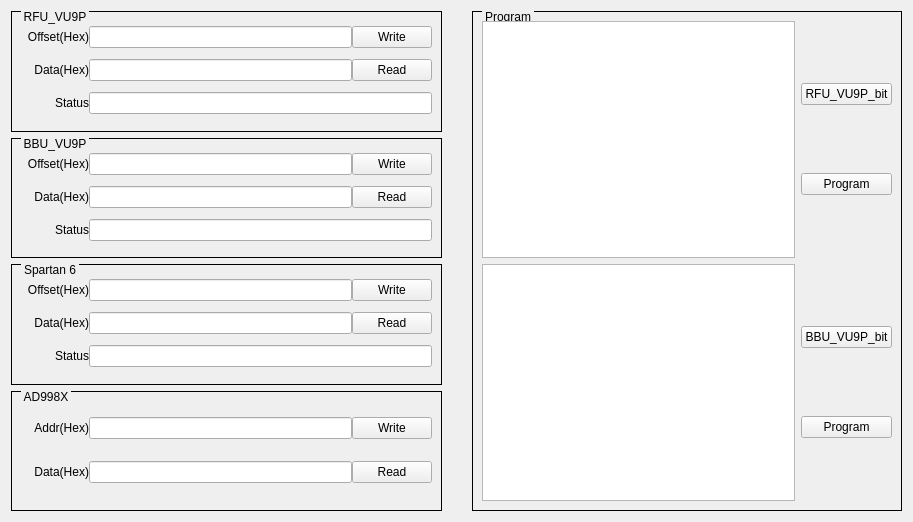
<?xml version="1.0" encoding="UTF-8"?>
<ui version="4.0">
 <class>Q_SP9500X_FPGA_Widget</class>
 <widget class="QWidget" name="Q_SP9500X_FPGA_Widget">
  <property name="geometry">
   <rect>
    <x>0</x>
    <y>0</y>
    <width>913</width>
    <height>522</height>
   </rect>
  </property>
  <property name="windowTitle">
   <string>Dialog</string>
  </property>
  <layout class="QHBoxLayout" name="horizontalLayout_10">
   <item>
    <layout class="QVBoxLayout" name="verticalLayout_6" stretch="0,0,0,0">
     <item>
      <widget class="QGroupBox" name="groupBox">
       <property name="styleSheet">
        <string notr="true">QGroupBox{ border:1px solid black; margin-top:0.5ex; }
QGroupBox::title { subcontrol-origin:margin; subcontrol-position:top left; top:-1px; left:10px; margin-left: 0px; padding:0 1px; }</string>
       </property>
       <property name="title">
        <string>RFU_VU9P</string>
       </property>
       <layout class="QVBoxLayout" name="verticalLayout">
        <item>
         <layout class="QHBoxLayout" name="horizontalLayout">
          <property name="spacing">
           <number>0</number>
          </property>
          <item>
           <widget class="QLabel" name="label">
            <property name="minimumSize">
             <size>
              <width>68</width>
              <height>0</height>
             </size>
            </property>
            <property name="text">
             <string>Offset(Hex)</string>
            </property>
            <property name="alignment">
             <set>Qt::AlignRight|Qt::AlignTrailing|Qt::AlignVCenter</set>
            </property>
           </widget>
          </item>
          <item>
           <widget class="QLineEdit" name="lineEditOffsetRFU_V9"/>
          </item>
          <item>
           <widget class="QPushButton" name="pushButtonWriteRFU_V9">
            <property name="text">
             <string>Write</string>
            </property>
           </widget>
          </item>
         </layout>
        </item>
        <item>
         <layout class="QHBoxLayout" name="horizontalLayout_2">
          <property name="spacing">
           <number>0</number>
          </property>
          <item>
           <widget class="QLabel" name="label_2">
            <property name="minimumSize">
             <size>
              <width>68</width>
              <height>0</height>
             </size>
            </property>
            <property name="text">
             <string>Data(Hex)</string>
            </property>
            <property name="alignment">
             <set>Qt::AlignRight|Qt::AlignTrailing|Qt::AlignVCenter</set>
            </property>
           </widget>
          </item>
          <item>
           <widget class="QLineEdit" name="lineEditDataRFU_V9"/>
          </item>
          <item>
           <widget class="QPushButton" name="pushButtonReadRFU_V9">
            <property name="text">
             <string>Read</string>
            </property>
           </widget>
          </item>
         </layout>
        </item>
        <item>
         <layout class="QHBoxLayout" name="horizontalLayout_5">
          <property name="spacing">
           <number>0</number>
          </property>
          <item>
           <widget class="QLabel" name="label_3">
            <property name="minimumSize">
             <size>
              <width>68</width>
              <height>0</height>
             </size>
            </property>
            <property name="text">
             <string>Status</string>
            </property>
            <property name="alignment">
             <set>Qt::AlignRight|Qt::AlignTrailing|Qt::AlignVCenter</set>
            </property>
           </widget>
          </item>
          <item>
           <widget class="QLineEdit" name="lineEditStatusRFU_V9">
            <property name="readOnly">
             <bool>true</bool>
            </property>
           </widget>
          </item>
         </layout>
        </item>
       </layout>
      </widget>
     </item>
     <item>
      <widget class="QGroupBox" name="groupBox_2">
       <property name="styleSheet">
        <string notr="true">QGroupBox{ border:1px solid black; margin-top:0.5ex; }
QGroupBox::title { subcontrol-origin:margin; subcontrol-position:top left; top:-1px; left:10px; margin-left: 0px; padding:0 1px; }</string>
       </property>
       <property name="title">
        <string>BBU_VU9P</string>
       </property>
       <layout class="QVBoxLayout" name="verticalLayout_2">
        <item>
         <layout class="QHBoxLayout" name="horizontalLayout_3">
          <property name="spacing">
           <number>0</number>
          </property>
          <item>
           <widget class="QLabel" name="label_4">
            <property name="minimumSize">
             <size>
              <width>68</width>
              <height>0</height>
             </size>
            </property>
            <property name="text">
             <string>Offset(Hex)</string>
            </property>
            <property name="alignment">
             <set>Qt::AlignRight|Qt::AlignTrailing|Qt::AlignVCenter</set>
            </property>
           </widget>
          </item>
          <item>
           <widget class="QLineEdit" name="lineEditOffsetBBU_V9"/>
          </item>
          <item>
           <widget class="QPushButton" name="pushButtonWriteBBU_V9">
            <property name="text">
             <string>Write</string>
            </property>
           </widget>
          </item>
         </layout>
        </item>
        <item>
         <layout class="QHBoxLayout" name="horizontalLayout_4">
          <property name="spacing">
           <number>0</number>
          </property>
          <item>
           <widget class="QLabel" name="label_5">
            <property name="minimumSize">
             <size>
              <width>68</width>
              <height>0</height>
             </size>
            </property>
            <property name="text">
             <string>Data(Hex)</string>
            </property>
            <property name="alignment">
             <set>Qt::AlignRight|Qt::AlignTrailing|Qt::AlignVCenter</set>
            </property>
           </widget>
          </item>
          <item>
           <widget class="QLineEdit" name="lineEditDataBBU_V9"/>
          </item>
          <item>
           <widget class="QPushButton" name="pushButtonReadBBU_V9">
            <property name="text">
             <string>Read</string>
            </property>
           </widget>
          </item>
         </layout>
        </item>
        <item>
         <layout class="QHBoxLayout" name="horizontalLayout_6">
          <property name="spacing">
           <number>0</number>
          </property>
          <item>
           <widget class="QLabel" name="label_6">
            <property name="minimumSize">
             <size>
              <width>68</width>
              <height>0</height>
             </size>
            </property>
            <property name="text">
             <string>Status</string>
            </property>
            <property name="alignment">
             <set>Qt::AlignRight|Qt::AlignTrailing|Qt::AlignVCenter</set>
            </property>
           </widget>
          </item>
          <item>
           <widget class="QLineEdit" name="lineEditStatusBBU_V9">
            <property name="readOnly">
             <bool>true</bool>
            </property>
           </widget>
          </item>
         </layout>
        </item>
       </layout>
      </widget>
     </item>
     <item>
      <widget class="QGroupBox" name="groupBox_5">
       <property name="styleSheet">
        <string notr="true">QGroupBox{ border:1px solid black; margin-top:0.5ex; }
QGroupBox::title { subcontrol-origin:margin; subcontrol-position:top left; top:-1px; left:10px; margin-left: 0px; padding:0 1px; }</string>
       </property>
       <property name="title">
        <string>Spartan 6</string>
       </property>
       <layout class="QVBoxLayout" name="verticalLayout_3">
        <item>
         <layout class="QHBoxLayout" name="horizontalLayout_7">
          <property name="spacing">
           <number>0</number>
          </property>
          <item>
           <widget class="QLabel" name="label_10">
            <property name="minimumSize">
             <size>
              <width>68</width>
              <height>0</height>
             </size>
            </property>
            <property name="text">
             <string>Offset(Hex)</string>
            </property>
            <property name="alignment">
             <set>Qt::AlignRight|Qt::AlignTrailing|Qt::AlignVCenter</set>
            </property>
           </widget>
          </item>
          <item>
           <widget class="QLineEdit" name="lineEditOffsetS6"/>
          </item>
          <item>
           <widget class="QPushButton" name="pushButtonWriteS6">
            <property name="text">
             <string>Write</string>
            </property>
           </widget>
          </item>
         </layout>
        </item>
        <item>
         <layout class="QHBoxLayout" name="horizontalLayout_8">
          <property name="spacing">
           <number>0</number>
          </property>
          <item>
           <widget class="QLabel" name="label_11">
            <property name="minimumSize">
             <size>
              <width>68</width>
              <height>0</height>
             </size>
            </property>
            <property name="text">
             <string>Data(Hex)</string>
            </property>
            <property name="alignment">
             <set>Qt::AlignRight|Qt::AlignTrailing|Qt::AlignVCenter</set>
            </property>
           </widget>
          </item>
          <item>
           <widget class="QLineEdit" name="lineEditDataS6"/>
          </item>
          <item>
           <widget class="QPushButton" name="pushButtonReadS6">
            <property name="text">
             <string>Read</string>
            </property>
           </widget>
          </item>
         </layout>
        </item>
        <item>
         <layout class="QHBoxLayout" name="horizontalLayout_9">
          <property name="spacing">
           <number>0</number>
          </property>
          <item>
           <widget class="QLabel" name="label_12">
            <property name="minimumSize">
             <size>
              <width>68</width>
              <height>0</height>
             </size>
            </property>
            <property name="text">
             <string>Status</string>
            </property>
            <property name="alignment">
             <set>Qt::AlignRight|Qt::AlignTrailing|Qt::AlignVCenter</set>
            </property>
           </widget>
          </item>
          <item>
           <widget class="QLineEdit" name="lineEditStatusS6">
            <property name="readOnly">
             <bool>true</bool>
            </property>
           </widget>
          </item>
         </layout>
        </item>
       </layout>
      </widget>
     </item>
     <item>
      <widget class="QGroupBox" name="groupBoxSpartan6_2">
       <property name="styleSheet">
        <string notr="true">QGroupBox{ border:1px solid black; margin-top:0.5ex; }
QGroupBox::title { subcontrol-origin:margin; subcontrol-position:top left; top:-1px; left:10px; margin-left: 0px; padding:0 1px; }</string>
       </property>
       <property name="title">
        <string>AD998X</string>
       </property>
       <layout class="QVBoxLayout" name="verticalLayout_5">
        <item>
         <layout class="QHBoxLayout" name="horizontalLayoutRx6_6">
          <property name="spacing">
           <number>0</number>
          </property>
          <item>
           <widget class="QLabel" name="labelS6_Addr_2">
            <property name="sizePolicy">
             <sizepolicy hsizetype="Fixed" vsizetype="Fixed">
              <horstretch>0</horstretch>
              <verstretch>0</verstretch>
             </sizepolicy>
            </property>
            <property name="minimumSize">
             <size>
              <width>68</width>
              <height>16</height>
             </size>
            </property>
            <property name="text">
             <string>Addr(Hex)</string>
            </property>
            <property name="alignment">
             <set>Qt::AlignRight|Qt::AlignTrailing|Qt::AlignVCenter</set>
            </property>
           </widget>
          </item>
          <item>
           <widget class="QLineEdit" name="lineEditAD998X_Addr">
            <property name="sizePolicy">
             <sizepolicy hsizetype="Expanding" vsizetype="Fixed">
              <horstretch>5</horstretch>
              <verstretch>0</verstretch>
             </sizepolicy>
            </property>
           </widget>
          </item>
          <item>
           <widget class="QPushButton" name="pushButtonWriteAD998X">
            <property name="text">
             <string>Write</string>
            </property>
           </widget>
          </item>
         </layout>
        </item>
        <item>
         <layout class="QHBoxLayout" name="horizontalLayoutRx6_3">
          <property name="spacing">
           <number>0</number>
          </property>
          <item>
           <widget class="QLabel" name="labelS6_Data_2">
            <property name="sizePolicy">
             <sizepolicy hsizetype="Fixed" vsizetype="Fixed">
              <horstretch>0</horstretch>
              <verstretch>0</verstretch>
             </sizepolicy>
            </property>
            <property name="minimumSize">
             <size>
              <width>68</width>
              <height>16</height>
             </size>
            </property>
            <property name="text">
             <string>Data(Hex)</string>
            </property>
            <property name="alignment">
             <set>Qt::AlignRight|Qt::AlignTrailing|Qt::AlignVCenter</set>
            </property>
           </widget>
          </item>
          <item>
           <widget class="QLineEdit" name="lineEditAD998X_Data">
            <property name="sizePolicy">
             <sizepolicy hsizetype="Expanding" vsizetype="Fixed">
              <horstretch>5</horstretch>
              <verstretch>0</verstretch>
             </sizepolicy>
            </property>
           </widget>
          </item>
          <item>
           <widget class="QPushButton" name="pushButtonReadAD998X">
            <property name="text">
             <string>Read</string>
            </property>
           </widget>
          </item>
         </layout>
        </item>
       </layout>
      </widget>
     </item>
    </layout>
   </item>
   <item>
    <spacer name="horizontalSpacer">
     <property name="orientation">
      <enum>Qt::Horizontal</enum>
     </property>
     <property name="sizeType">
      <enum>QSizePolicy::Fixed</enum>
     </property>
     <property name="sizeHint" stdset="0">
      <size>
       <width>24</width>
       <height>20</height>
      </size>
     </property>
    </spacer>
   </item>
   <item>
    <widget class="QGroupBox" name="groupBox_6">
     <property name="styleSheet">
      <string notr="true">QGroupBox{ border:1px solid black; margin-top:0.5ex; }
QGroupBox::title { subcontrol-origin:margin; subcontrol-position:top left; top:-1px; left:10px; margin-left: 0px; padding:0 1px; }</string>
     </property>
     <property name="title">
      <string>Program</string>
     </property>
     <layout class="QVBoxLayout" name="verticalLayout_17">
      <item>
       <layout class="QHBoxLayout" name="horizontalLayout_11">
        <item>
         <widget class="QTextEdit" name="lineEditPathRFU_V9"/>
        </item>
        <item>
         <layout class="QVBoxLayout" name="verticalLayout_22">
          <item>
           <widget class="QPushButton" name="pushButtonSetPathRFU_V9">
            <property name="text">
             <string>RFU_VU9P_bit</string>
            </property>
           </widget>
          </item>
          <item>
           <widget class="QPushButton" name="pushButtonProgramRFU_V9">
            <property name="text">
             <string>Program</string>
            </property>
           </widget>
          </item>
         </layout>
        </item>
       </layout>
      </item>
      <item>
       <layout class="QHBoxLayout" name="horizontalLayout_12">
        <item>
         <widget class="QTextEdit" name="lineEditPathBBU_V9"/>
        </item>
        <item>
         <layout class="QVBoxLayout" name="verticalLayout_23">
          <item>
           <widget class="QPushButton" name="pushButtonSetPathBBU_V9">
            <property name="text">
             <string>BBU_VU9P_bit</string>
            </property>
           </widget>
          </item>
          <item>
           <widget class="QPushButton" name="pushButtonProgramBBU_V9">
            <property name="text">
             <string>Program</string>
            </property>
           </widget>
          </item>
         </layout>
        </item>
       </layout>
      </item>
     </layout>
    </widget>
   </item>
  </layout>
 </widget>
 <resources/>
 <connections/>
</ui>
